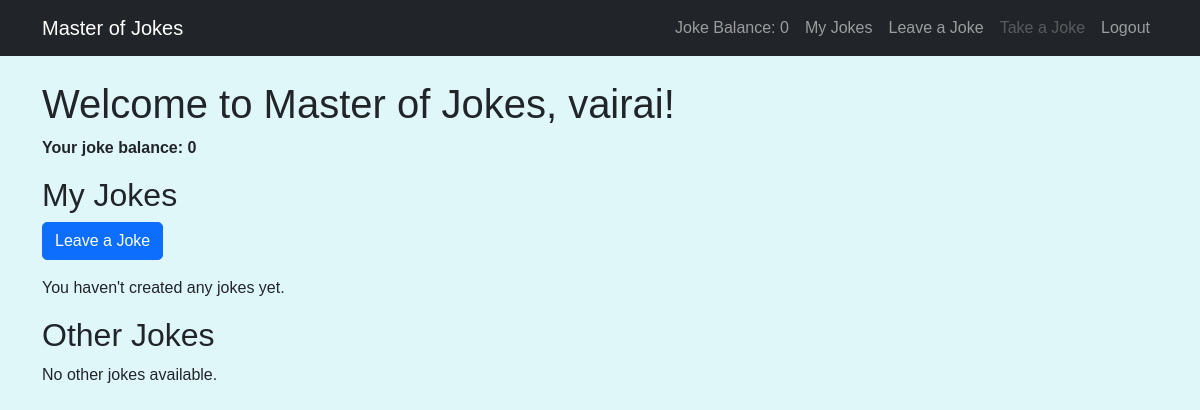
The app's page /jokes (signed in), older data.
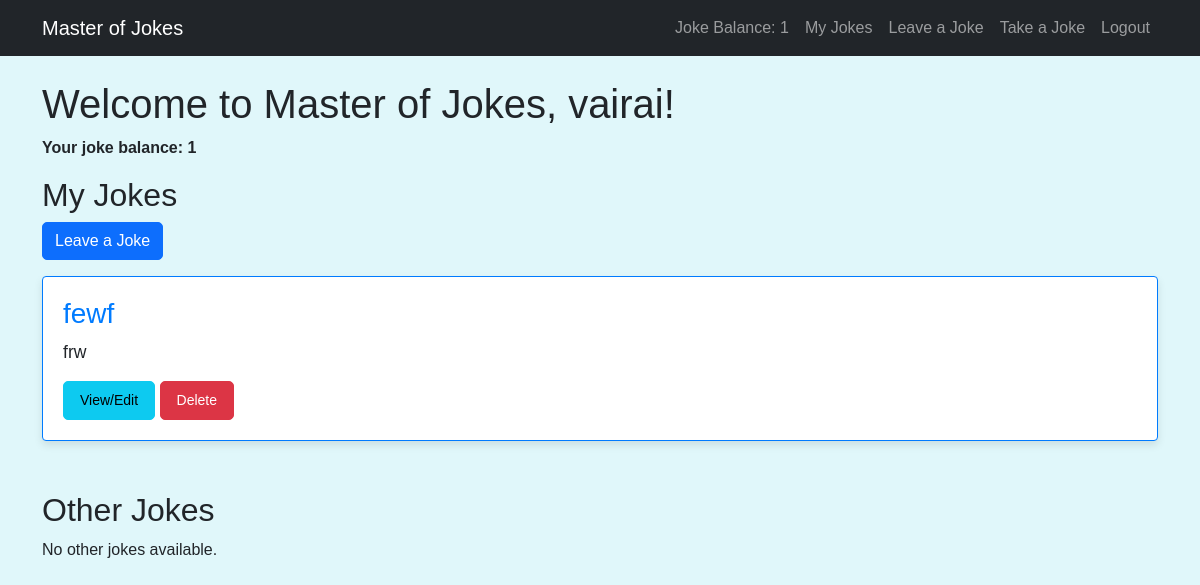
The same page, newer data.
### app/models.py (models this page shows, shortened)
class User(UserMixin, db.Model):
    id = db.Column(db.Integer, primary_key=True)
    email = db.Column(db.String(120), unique=True, nullable=False)
    nickname = db.Column(db.String(64), unique=True, nullable=False)
    password_hash = db.Column(db.String(128))
    joke_balance = db.Column(db.Integer, default=0)
    jokes = db.relationship('Joke', backref='author', lazy='dynamic')
    role = db.Column(db.String(10), default='User')

class Joke(db.Model):
    id = db.Column(db.Integer, primary_key=True)
    title = db.Column(db.String(100), nullable=False)
    body = db.Column(db.Text, nullable=False)
    created_at = db.Column(db.DateTime, default=datetime.utcnow)  # Add created_at field
    user_id = db.Column(db.Integer, db.ForeignKey('user.id'), nullable=False)
    ratings = db.relationship('Rating', backref='joke', lazy=True)

### app/routes.py (the view)
@bp.route('/jokes')
@login_required
def jokes():
    user_jokes = current_user.jokes.all()
    other_jokes = Joke.query.filter(Joke.user_id != current_user.id).all()
    current_app.logger.debug(f"User Jokes: {user_jokes}")
    current_app.logger.debug(f"Other Jokes: {other_jokes}")
    return render_template('jokes.html', title='Jokes', user_jokes=user_jokes, other_jokes=other_jokes)

### app/templates/jokes.html
{% extends "base.html" %} {% block content %}
<h1>Welcome to Master of Jokes, {{ current_user.nickname }}!</h1>
<p><b>Your joke balance: {{ current_user.joke_balance }}</b></p>
<h2>My Jokes</h2>
<a href="{{ url_for('main.leave_joke') }}" class="btn btn-primary mb-3">Leave a Joke</a> {% if user_jokes %}
<ul class="list-group joke-list">
    {% for joke in user_jokes %}
    <li class="list-group-item joke-item">
        <h3>{{ joke.title }}</h3>
        <p>{{ joke.body }}</p>
        <a href="{{ url_for('main.view_joke', joke_id=joke.id) }}" class="btn btn-info btn-sm">View/Edit</a>
        <form action="{{ url_for('main.delete_joke', joke_id=joke.id) }}" method="POST" class="d-inline">
            <input type="submit" value="Delete" class="btn btn-danger btn-sm" onclick="return confirm('Are you sure?');">
        </form>
    </li>
    {% endfor %}
</ul>
{% else %}
<p>You haven't created any jokes yet.</p>
{% endif %}
<h2>Other Jokes</h2>
{% if other_jokes %}
<ul class="list-group joke-list">
    {% for joke in other_jokes %}
    <li class="list-group-item joke-item">
        <h3>{{ joke.title }}</h3>
        <p><b>By:</b> {{ joke.author.nickname }}</p>
        {% if joke.created_at %}
        <p><b>Created on:</b> {{ joke.created_at.strftime('%Y-%m-%d %H:%M:%S') }}</p>
        {% else %}
        <p><b>Created on:</b> Not available</p>
        {% endif %}
        <p><b>Average Rating:</b> {{ "%.2f"|format(joke.average_rating()) }}</p>
        {% if current_user.role != 'Moderator' %}
        <a href="{{ url_for('main.view_joke', joke_id=joke.id) }}" class="btn btn-info btn-sm">View/Rate</a> {% endif %}
        {% if current_user.role == 'Moderator' %}
        <a href="{{ url_for('main.edit_joke', joke_id=joke.id) }}" class="btn btn-warning btn-sm">Edit</a>
        <form action="{{ url_for('main.delete_joke', joke_id=joke.id) }}" method="POST" class="d-inline">
            <button type="submit" class="btn btn-danger btn-sm" onclick="return confirm('Are you sure?');">Delete</button>
        </form>
        {% endif %}
    </li>
    {% endfor %}
</ul>
{% else %}
<p>No other jokes available.</p>
{% endif %} {% endblock %}

### app/templates/base.html (shortened to what this page needs)
<!DOCTYPE html>
<html lang="en">
<head>
    <link href="https://cdn.jsdelivr.net/npm/bootstrap@5.1.3/dist/css/bootstrap.min.css" rel="stylesheet">
    <link rel="stylesheet" href="{{ url_for('static', filename='css/style.css') }}">
</head>
<body>
    <nav class="navbar navbar-expand-md navbar-dark bg-dark fixed-top">
        <div class="container">
            <a class="navbar-brand" href="{{ url_for('main.index') }}">Master of Jokes</a>
            <div class="navbar-nav">
                {% if current_user.is_authenticated %}
                {% if current_user.role != 'Moderator' %}
                <span class="nav-item nav-link">Joke Balance: {{ current_user.joke_balance }}</span>
                <a class="nav-item nav-link" href="{{ url_for('main.my_jokes') }}">My Jokes</a>
                <a class="nav-item nav-link" href="{{ url_for('main.leave_joke') }}">Leave a Joke</a>
                <a class="nav-item nav-link {% if current_user.joke_balance == 0 %}disabled{% endif %}" href="{{ url_for('main.take_joke') }}">
                            Take a Joke
                        </a> {% endif %}
                <a class="nav-item nav-link" href="{{ url_for('main.logout') }}">Logout</a> {% else %}
                <a class="nav-item nav-link" href="{{ url_for('main.login') }}">Login</a> {% endif %}
            </div>
        </div>
    </nav>
    <main class="container">
         {% block content %}{% endblock %}
    </main>
</body>
</html>

### app/static/css/style.css (style rules this page uses)
body { font-family: 'Arial', sans-serif; background-color: #e0f7fa; margin: 0; padding-top: 70px; }
.navbar { margin-bottom: 20px; }
.joke-list { list-style-type: none; padding: 0; }
.joke-item { border: 1px solid #007bff; border-radius: 10px; padding: 20px; margin-bottom: 30px; background-color: #fff; box-shadow: 0px 4px 8px rgba(0, 0, 0, 0.1); }
.joke-item:last-child { margin-bottom: 50px; }
.joke-item h3 { font-size: 1.75rem; color: #007bff; }
.joke-item p { font-size: 1.1rem; }
.btn { border-radius: 5px; }
.btn-sm { padding: 8px 16px; }

### app/templates/base.html (style rules this page uses)
body { padding-top: 5rem; }

Row changes from the older to the newer data that the page shows:
changed User "vairai": joke_balance "0" → "1"
added Joke: title "fewf", body "frw"
Text that changed along with them:
text no longer shown: "You haven't created any jokes yet."
